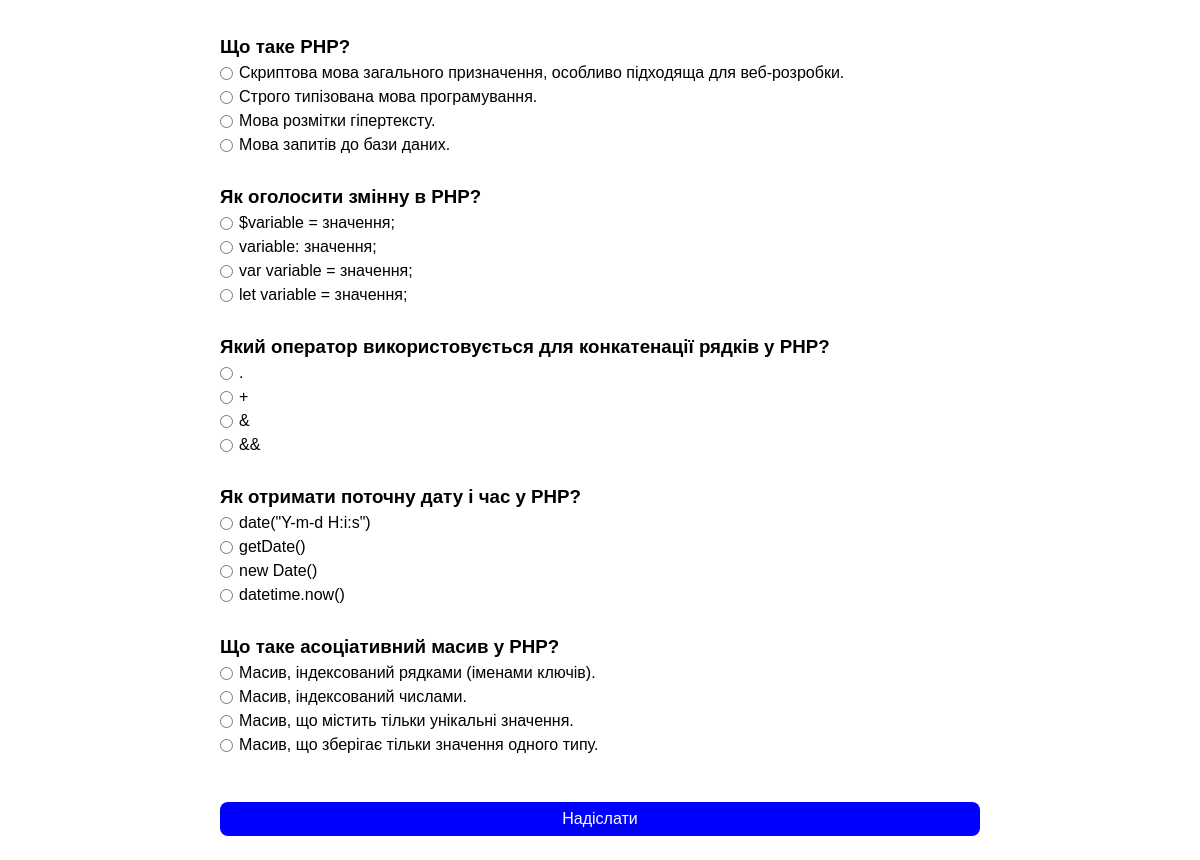
Screenshot of /quiz.php with the database file from the repository.
### tables this page shows
CREATE TABLE `questions` (
  `id` int NOT NULL,
  `question` text,
  `correct_answer` varchar(255) DEFAULT NULL
);

CREATE TABLE `answers` (
  `id` int NOT NULL,
  `question_id` int DEFAULT NULL,
  `answer` text,
  `answer_value` int DEFAULT NULL
);

### quiz.php (the view, shortened to what this page needs)
<?php include './php/db_connection.php'; ?>
<html lang="en">
<head>
    <link rel="stylesheet" href="./css/quiz.min.css">
</head>
<body>
    <form class="form" id="quizForm" action="./quiz_result.php" method="POST">
        <div class="form-content">
            <?php
            $questions_query = "SELECT * FROM questions";
            $questions_result = mysqli_query($conn, $questions_query);
            while ($question_row = mysqli_fetch_assoc($questions_result)) {
                echo "<div class='form-block'><h3>" . $question_row['question'] . "</h3>";
                $answers_query = "SELECT * FROM answers WHERE question_id = " . $question_row['id'];
                $answers_result = mysqli_query($conn, $answers_query);
                while ($answer_row = mysqli_fetch_assoc($answers_result)) {
                    echo "<label>";
                    echo "<input type='radio' name='answer[" . $question_row['id'] . "]' value='" . $answer_row['answer_value'] . "'>";
                    echo $answer_row['answer'];
                    echo "</label>";
                }
                echo "</div>";
            }
            ?>
        </div>
        <button type="submit" id="submitQuiz">Надіслати</button>
    </form>
</body>
</html>

### rows the page displays
questions: question "Що таке PHP?"
answers: answer "Скриптова мова загального призначення, особливо підходяща для веб-розробки."
answers: answer "Строго типізована мова програмування."
answers: answer "Мова розмітки гіпертексту."
answers: answer "Мова запитів до бази даних."
questions: question "Як оголосити змінну в PHP?"
answers: answer "$variable = значення;"
answers: answer "variable: значення;"
answers: answer "var variable = значення;"
answers: answer "let variable = значення;"
questions: question "Який оператор використовується для конкатенації рядків у PHP?"
answers: answer "."
answers: answer "+"
answers: answer "&"
answers: answer "&&"
questions: question "Як отримати поточну дату і час у PHP?"
answers: answer "date(\"Y-m-d H:i:s\")"
answers: answer "getDate()"
answers: answer "new Date()"
answers: answer "datetime.now()"
questions: question "Що таке асоціативний масив у PHP?"
answers: answer "Масив, індексований рядками (іменами ключів)."
answers: answer "Масив, індексований числами."
answers: answer "Масив, що містить тільки унікальні значення."
answers: answer "Масив, що зберігає тільки значення одного типу."
